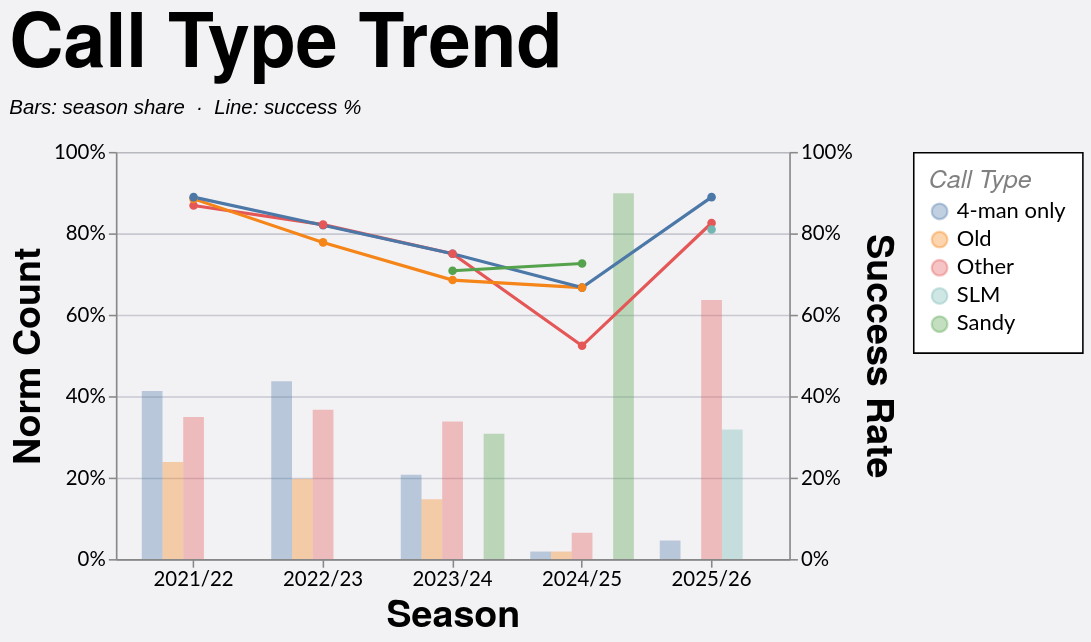

Describe this chart as a Vega-Lite specification.
### Vega-Lite specification from a JSON file in a GitHub repository (floating-point values rounded to 4 significant figures; data arrays with more than 128 entries replaced by an {"elided": "..."} marker saying what was removed)
{"config": {"axis": {"labelFont": "Lato, sans-serif", "titleFont": "PT Sans Narrow, Helvetica Neue, Helvetica, Arial, sans-serif", "labelFontSize": 13, "titleFontSize": 24, "gridColor": "#202947", "gridOpacity": 0.2}, "header": {"labelFont": "PT Sans Narrow, Helvetica Neue, Helvetica, Arial, sans-serif", "titleFont": "PT Sans Narrow, Helvetica Neue, Helvetica, Arial, sans-serif", "labelFontSize": 24, "titleFontSize": 28, "labelFontWeight": "bold", "orient": "left"}, "legend": {"labelFont": "Lato, sans-serif", "titleFont": "PT Sans Narrow, Helvetica Neue, Helvetica, Arial, sans-serif", "labelFontSize": 14, "titleFontSize": 16, "titlePadding": 5, "fillColor": "white", "strokeColor": "black", "padding": 10, "titleFontWeight": "lighter", "titleFontStyle": "italic", "titleColor": "gray", "offset": 10}, "title": {"font": "PT Sans Narrow, Helvetica Neue, Helvetica, Arial, sans-serif", "fontSize": 48, "fontWeight": "bold", "anchor": "start", "align": "center", "titlePadding": 20, "subtitlePadding": 10, "subtitleFontSize": 13, "subtitleColor": "", "subtitleFontStyle": "italic", "offset": 15, "color": "black"}, "axisX": {"labelAngle": 0}, "facet": {"title": null, "header": null, "align": {"row": "each", "column": "each"}}, "resolve": {"scale": {"y": "independent", "facet": "independent"}}, "background": "#f2f1f4"}, "layer": [{"mark": {"type": "bar", "opacity": 0.35}, "encoding": {"color": {"field": "call_type", "title": "Call Type", "type": "nominal"}, "tooltip": [{"field": "season", "title": "Season", "type": "nominal"}, {"field": "call_type", "title": "Call Type", "type": "nominal"}, {"field": "won", "format": ",.0f", "title": "Won", "type": "quantitative"}, {"field": "attempts", "format": ",.0f", "title": "Attempts", "type": "quantitative"}, {"field": "norm_count", "format": ".1%", "title": "Norm Count", "type": "quantitative"}, {"field": "success_rate", "format": ".1%", "title": "Success Rate", "type": "quantitative"}], "x": {"field": "season", "sort": ["2021/22", "2022/23", "2023/24", "2024/25", "2025/26"], "title": "Season", "type": "nominal"}, "xOffset": {"field": "call_type", "type": "nominal"}, "y": {"axis": {"format": "%", "orient": "left"}, "field": "norm_count", "scale": {"domain": [0, 1]}, "title": "Norm Count", "type": "quantitative"}}, "transform": [{"filter": "(loSquad == 'All' || datum.squad == loSquad) && (loGameType == 'All' || (loGameType == 'League + Cup' && (datum.game_type == 'League' || datum.game_type == 'Cup')) || (loGameType == 'League only' && datum.game_type == 'League') || datum.game_type == loGameType) && (loOpposition == 'All' || datum.opposition == loOpposition) && (loThrower == 'All' || datum.thrower == loThrower) && (loJumper == 'All' || datum.jumper == loJumper) && (loArea == 'All' || datum.area == loArea) && (loNumbers == 'All' || datum.numbers == loNumbers) && (loCall == 'All' || datum.call == loCall) && (loCallType == 'All' || datum.call_type == loCallType)"}, {"aggregate": [{"op": "count", "as": "attempts"}, {"op": "sum", "field": "won", "as": "won"}], "groupby": ["season", "call_type"]}, {"joinaggregate": [{"op": "sum", "field": "attempts", "as": "season_attempts"}], "groupby": ["season"]}, {"calculate": "datum.attempts / datum.season_attempts", "as": "norm_count"}, {"calculate": "datum.won / datum.attempts", "as": "success_rate"}]}, {"mark": {"type": "line", "point": true, "strokeWidth": 2}, "encoding": {"color": {"field": "call_type", "title": "Call Type", "type": "nominal"}, "detail": {"field": "call_type", "type": "nominal"}, "tooltip": [{"field": "season", "title": "Season", "type": "nominal"}, {"field": "call_type", "title": "Call Type", "type": "nominal"}, {"field": "won", "format": ",.0f", "title": "Won", "type": "quantitative"}, {"field": "attempts", "format": ",.0f", "title": "Attempts", "type": "quantitative"}, {"field": "norm_count", "format": ".1%", "title": "Norm Count", "type": "quantitative"}, {"field": "success_rate", "format": ".1%", "title": "Success Rate", "type": "quantitative"}], "x": {"field": "season", "sort": ["2021/22", "2022/23", "2023/24", "2024/25", "2025/26"], "title": "Season", "type": "nominal"}, "y": {"axis": {"format": "%", "orient": "right"}, "field": "success_rate", "scale": {"domain": [0, 1]}, "title": "Success Rate", "type": "quantitative"}}, "transform": [{"filter": "(loSquad == 'All' || datum.squad == loSquad) && (loGameType == 'All' || (loGameType == 'League + Cup' && (datum.game_type == 'League' || datum.game_type == 'Cup')) || (loGameType == 'League only' && datum.game_type == 'League') || datum.game_type == loGameType) && (loOpposition == 'All' || datum.opposition == loOpposition) && (loThrower == 'All' || datum.thrower == loThrower) && (loJumper == 'All' || datum.jumper == loJumper) && (loArea == 'All' || datum.area == loArea) && (loNumbers == 'All' || datum.numbers == loNumbers) && (loCall == 'All' || datum.call == loCall) && (loCallType == 'All' || datum.call_type == loCallType)"}, {"aggregate": [{"op": "count", "as": "attempts"}, {"op": "sum", "field": "won", "as": "won"}], "groupby": ["season", "call_type"]}, {"joinaggregate": [{"op": "sum", "field": "attempts", "as": "season_attempts"}], "groupby": ["season"]}, {"calculate": "datum.attempts / datum.season_attempts", "as": "norm_count"}, {"calculate": "datum.won / datum.attempts", "as": "success_rate"}]}], "data": {"name": "data-9f78a8a80e26132ebc7aef6a8d9c7f48"}, "height": 260, "params": [{"name": "loSquad", "value": "All"}, {"name": "loSeason", "value": "All"}, {"name": "loGameType", "value": "All"}, {"name": "loOpposition", "value": "All"}, {"name": "loThrower", "value": "All"}, {"name": "loJumper", "value": "All"}, {"name": "loArea", "value": "All"}, {"name": "loNumbers", "value": "All"}, {"name": "loCall", "value": "All"}, {"name": "loCallType", "value": "All"}], "resolve": {"scale": {"y": "independent"}}, "title": {"text": "Call Type Trend", "subtitle": "Bars: season share  ·  Line: success %"}, "width": 430, "$schema": "https://vega.github.io/schema/vega-lite/v5.20.1.json", "datasets": {"data-9f78a8a80e26132ebc7aef6a8d9c7f48": {"elided": "1228 records"}}}
